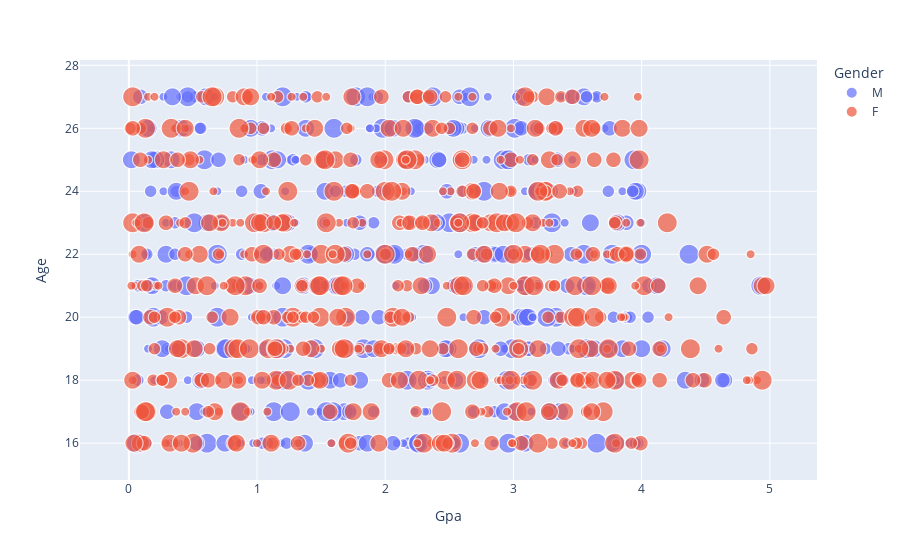

The code cell stored with this chart in its notebook:
### Code cell
# Plot the relationship between age and GPA
fig = px.scatter(df, x="Gpa", y="Age", color="Gender",
                 size='Year', hover_name = 'Genre')

# Show the plot
fig.show()

### Figure 1 — Plotly figure (JSON) as saved in the notebook; plotly's stock layout.template omitted (floating-point values rounded to 4 significant figures; data arrays with more than 128 entries replaced by an {"elided": "..."} marker saying what was removed)
{"data": [{"hovertemplate": "<b>%{hovertext}</b><br><br>Gender=M<br>Gpa=%{x}<br>Age=%{y}<br>Year=%{marker.size}<extra></extra>", "hovertext": {"elided": "456 str values"}, "legendgroup": "M", "marker": {"color": "#636efa", "size": {"elided": "456 int values"}, "sizemode": "area", "sizeref": 0.0125, "symbol": "circle"}, "mode": "markers", "name": "M", "showlegend": true, "type": "scattergl", "x": {"elided": "456 float values"}, "xaxis": "x", "y": {"elided": "456 int values"}, "yaxis": "y"}, {"hovertemplate": "<b>%{hovertext}</b><br><br>Gender=F<br>Gpa=%{x}<br>Age=%{y}<br>Year=%{marker.size}<extra></extra>", "hovertext": {"elided": "549 str values"}, "legendgroup": "F", "marker": {"color": "#EF553B", "size": {"elided": "549 int values"}, "sizemode": "area", "sizeref": 0.0125, "symbol": "circle"}, "mode": "markers", "name": "F", "showlegend": true, "type": "scattergl", "x": {"elided": "549 float values"}, "xaxis": "x", "y": {"elided": "549 int values"}, "yaxis": "y"}], "layout": {"legend": {"itemsizing": "constant", "title": {"text": "Gender"}, "tracegroupgap": 0}, "margin": {"t": 60}, "xaxis": {"anchor": "y", "domain": [0, 1], "title": {"text": "Gpa"}}, "yaxis": {"anchor": "x", "domain": [0, 1], "title": {"text": "Age"}}}}
